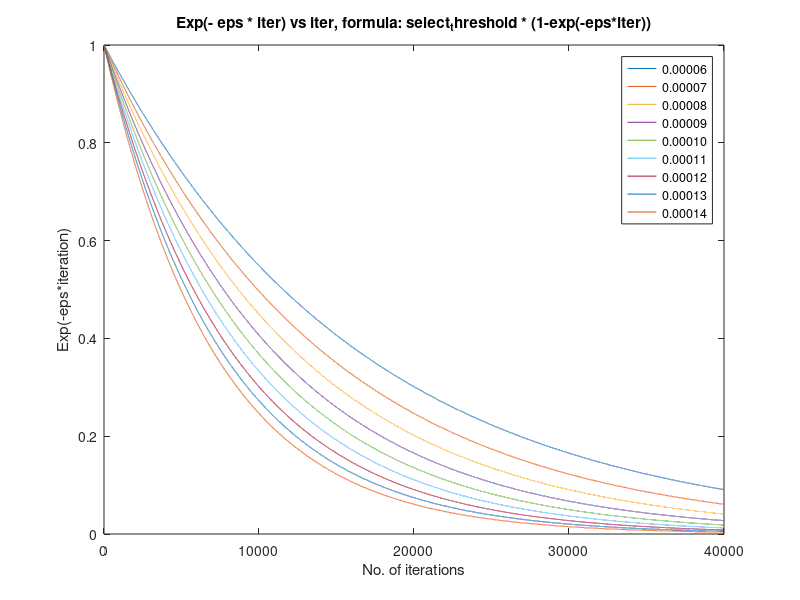

Here is the MATLAB script that generated this plot:
% select parameters for magnetic osc

x = 1:1:40000;

for sigma = 0.00006:0.00001:0.00014
  plot(x, exp(-sigma*x)); 
  hold on;
end

sigma = 0.00006:0.00001:0.00014;
lstring = strcat({''}, num2str(sigma(:),'%.5f'));
xlabel('No. of iterations');
ylabel('Exp(-eps*iteration)');
legend(lstring);
title('Exp(- eps * iter) vs iter, formula: select_threshold * (1-exp(-eps*iter))');
